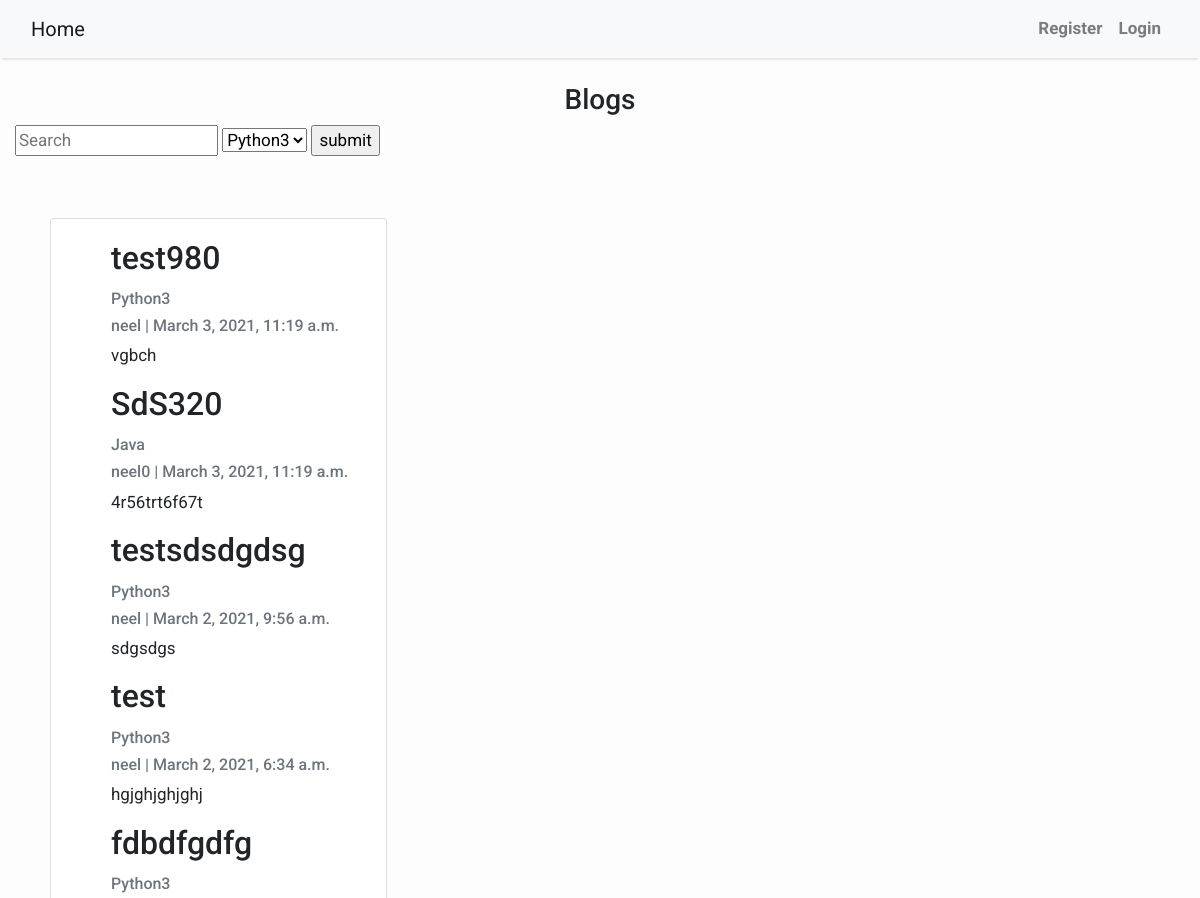
/ajax_category/ (upper part), run on an earlier commit of the app's database.
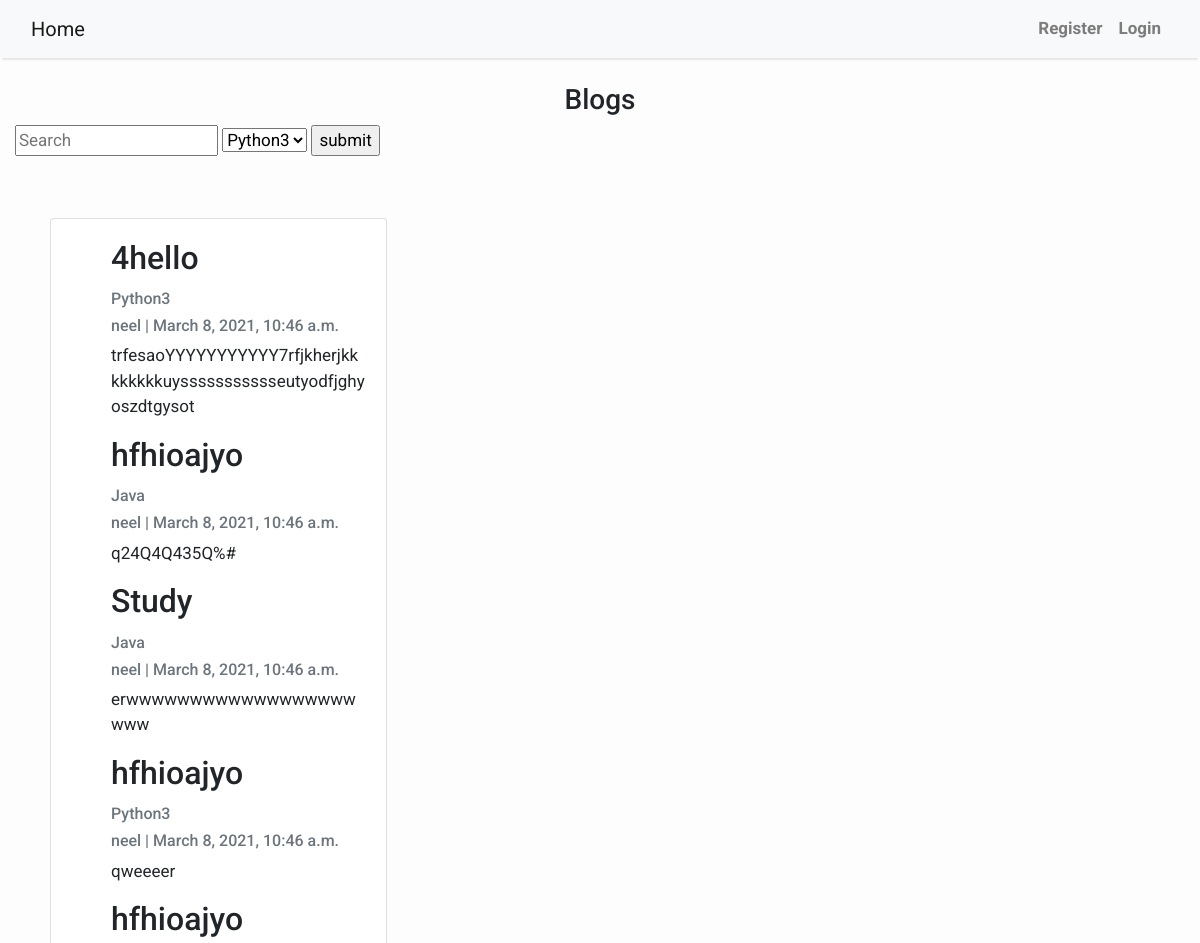
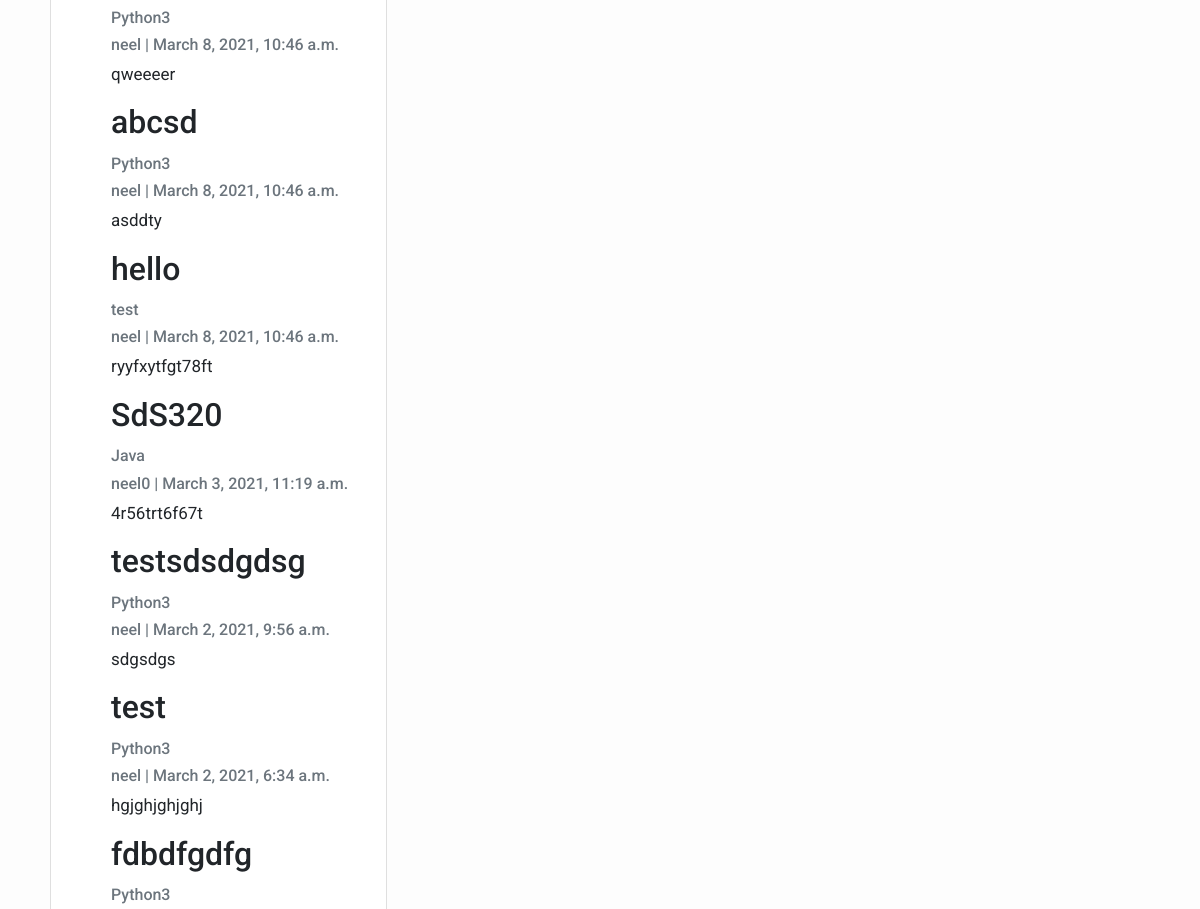
And on a later commit of the database (2 pictures, top to bottom).
### blog/models.py (models this page shows, shortened)
class Post(models.Model):
    title = models.CharField('title for post', max_length=200)
    author = models.ForeignKey(
        User, on_delete=models.CASCADE, related_name='blog_posts')
    updated_on = models.DateTimeField(auto_now=True)
    content = models.TextField()
    category = models.ForeignKey(
        Category, verbose_name="Category", on_delete=models.CASCADE, blank=True, null=True)
    created_on = models.DateTimeField(
        editable=True, auto_now_add=False, default=django.utils.timezone.now())
    slug = models.CharField(max_length=200, unique=True)
    class Meta:
        ordering = ['-created_on']

class Category(models.Model):
    title = models.CharField(max_length=255, unique=True,
                             verbose_name="Title for category")
    class Meta:
        verbose_name = "Category"
        verbose_name_plural = "Categories"
    def __str__(self):
        return self.title

### blog/views.py (the view, shortened to what this page needs)
# urls.py: path(r'ajax_category/', views.ajax_category, name='ajax_category'),
def ajax_category(request):
    ctx = {}
    category = Category.objects.all()
    ctx['category'] = category
    url_parameter = request.GET.get("q")
    url_parameter1 = request.GET.get("category")
    if url_parameter and url_parameter1:
        ajax_category = Post.objects.filter(
            Q(category__title__icontains=url_parameter1))
        ajax_search = Post.objects.filter(
            Q(title__icontains=url_parameter) | Q(content__icontains=url_parameter))
        ajax_blogs = ajax_search & ajax_category
    elif url_parameter:
        ajax_blogs = Post.objects.filter(
            Q(title__icontains=url_parameter) | Q(content__icontains=url_parameter))
    elif url_parameter1:
        ajax_blogs = Post.objects.filter(
            Q(category__title__icontains=url_parameter1))
    else:
        ajax_blogs = Post.objects.all()
    ctx['ajax_blogs'] = ajax_blogs
    return (render(request, "blog/ajax_search1.html", context=ctx))

### blog/templates/blog/ajax_search1.html (shortened to what this page needs)
{% extends 'blog/base.html' %}
{% load static %}
{% block content %}<br>
<center><h3>Blogs</h3></center>
<div class="col-6 align-left">
  <form method="get" enctype="multipart/form-data">
    <input type="text" id="user-input" placeholder="Search">
    <select name="category" id="category">
    {% for i in category %}
  	<option value="{{i.title}}">{{i.title}}</option>
    {% endfor %}
  </select>
    <input type="button" id='submit' value="submit" name="Submit">
    </form>
</div><br>
      <div class="card-body">
  <div id="replaceable-content" class="col-6">
    <div class="container">
      <div class="row">
          <div class="col-md-8 mt-3 left">
            <div class="card mb-4">
              <div class="card-body">
    {% include 'blog/ajax-blogs-data1.html' %}
  </div>
</div>
</div>
</div>
</div>
  </div><br>
</div></div>
{% endblock content %}

### blog/templates/blog/ajax-blogs-data1.html
{% if ajax_blogs %}
  <ul>
  {% for post in ajax_blogs %}
        <h2 class="card-title">{{ post.title }}</h2>
        <p class="card-text text-muted h6">{{ post.category }}</p>
        <p class="card-text text-muted h6">{{ post.author }} | {{ post.created_on}} </p>
        <p class="card-text">{{post.content|slice:":200" }}</p>
  {% endfor %}
  </ul>
{% else %}
  <p>No artists found.</p>
{% endif %}

What changed in the data, as far as the page shows it:
removed Post: title "test980", category "Python3", author "neel", created_on "March 3, 2021, 11:19 a.m.", content "vgbch"
added Post: title "4hello", category "Python3", author "neel", created_on "March 8, 2021, 10:46 a.m.", content "trfesaoYYYYYYYYYYY7rfjkherjkkkkkkkkuyssssssssssseutyodfjghyoszdtgysot"
added Post: title "hfhioajyo", category "Java", author "neel", created_on "March 8, 2021, 10:46 a.m.", content "q24Q4Q435Q%#"
added Post: title "Study", category "Java", author "neel", created_on "March 8, 2021, 10:46 a.m.", content "erwwwwwwwwwwwwwwwwwwwww"
added Post: title "hfhioajyo", category "Python3", author "neel", created_on "March 8, 2021, 10:46 a.m.", content "qweeeer"
added Post: title "hfhioajyo", category "Python3", author "neel", created_on "March 8, 2021, 10:46 a.m.", content "qweeeer"
added Post: title "abcsd", category "Python3", author "neel", created_on "March 8, 2021, 10:46 a.m.", content "asddty"
added Post: title "hello", category "test", author "neel", created_on "March 8, 2021, 10:46 a.m.", content "ryyfxytfgt78ft"
